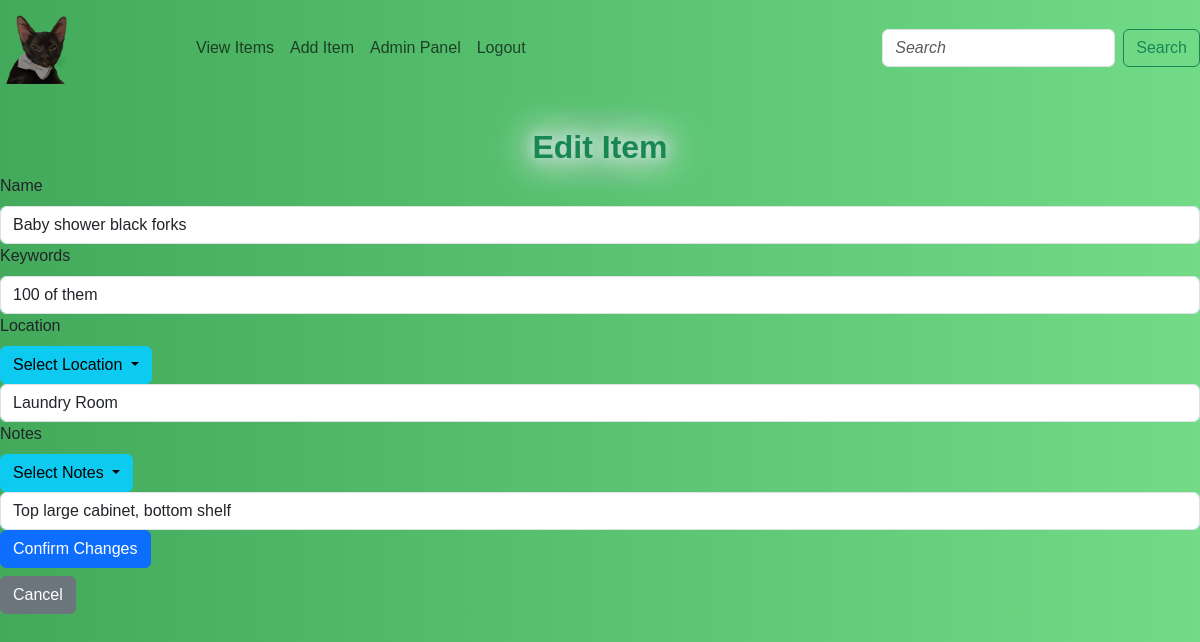
/edit/96 (signed in), run on the app's committed database.
### app/models.py (models this page shows, shortened)
class Item(db.Model):
    id = db.Column(db.Integer, primary_key=True)
    name = db.Column(db.String(100), nullable=False)
    keywords = db.Column(db.String(200), nullable=True)
    location = db.Column(db.String(100), nullable=False)
    notes = db.Column(db.String, nullable=True)

### app/routes.py (the view, shortened to what this page needs)
@app.route('/edit/<int:item_id>', methods=['GET', 'POST'])
@login_required
@admin_required
def edit_item(item_id):
    item = Item.query.get_or_404(item_id)
    form = ItemForm(obj=item)
    locations = get_distinct_locations()
    return render_template('edit_item.html', form=form, locations=locations)

### app/forms.py
class ItemForm(FlaskForm):
    name = StringField('Name', validators=[DataRequired()])
    keywords = StringField('Keywords')
    location = StringField('Location', validators=[DataRequired()])
    notes = StringField('Notes')
    submit = SubmitField('Add Item')

### app/__init__.py (called while the page is built)
@login_manager.user_loader
def load_user(user_id):
    return models.User.query.get(int(user_id))

### app/routes.py (called while the page is built)
def get_distinct_locations():
    locations = Item.query.with_entities(Item.location).distinct().all()
    return [loc[0] for loc in locations]

### app/templates/edit_item.html (shortened to what this page needs)
{% extends "base.html" %}
{% block content %}
<h2>Edit Item</h2>
<form method="POST" action="" class="form">
   <div class="form-group">
    {{ form.name.label(class="form-label") }}<br>
    {{ form.name(class="form-control", size=32, placeholder="What is the name of the item?") }}
  </div>
  <div class="form-group">
    {{ form.keywords.label(class="form-label") }}<br>
    {{ form.keywords(class="form-control", size=32, placeholder="Anything specific about this item?") }}
  </div>
  <div class="form-group">
    {{ form.location.label(class="form-label") }}<br>
    <div class="dropdown">
      <button class="btn btn-info dropdown-toggle" type="button" id="dropdownMenuButton" data-bs-toggle="dropdown" aria-expanded="false">
        Select Location
      </button>
    {{ form.location(class="form-control", size=32, id="locationInput", placeholder="What room is this in?") }}
  </div>
  <div class="form-group">
    {{ form.notes.label(class="form-label") }}<br>
    <div class="dropdown">
      <button class="btn btn-info dropdown-toggle" type="button" id="notesDropdownButton" data-bs-toggle="dropdown" aria-expanded="false">
        Select Notes
      </button>
    </div>
    {{ form.notes(class="form-control", placeholder="Where in the room is this item?") }}
  </div>
  <div class="form-group">
    <button type="submit" class="btn btn-primary" id=“btnAddItem”>Confirm Changes</button>
  </div>
</form>
<a href="{{ url_for('view_items') }}" class="btn btn-secondary mt-2" id=“btnCancel”>Cancel</a>
{% endblock %}

### app/static/styles.css (style rules this page uses)
body, .navbar { background: linear-gradient(to right, #42aa5a 0%, #71db88 100%); }
body { font-family: Arial, sans-serif; }
h2 { margin-top: 1em; text-align: center; text-shadow: 0 0 15px #fff, 0 0 50px #d1e7dd, 0 0 35px #fff, 0 0 20px #198754, 0 0 30px #d1e7dd, 0 0 40px #d1e7dd, 2px 2px 2px rgba(206,89,55,0); color: #198754; font-weight: bolder; }
input::placeholder, textarea::placeholder { font-style: italic; font-size: 16px; }

### data on the page
Item: name "Baby shower black forks", keywords "100 of them", location "Laundry Room", notes "Top large cabinet, bottom shelf"
